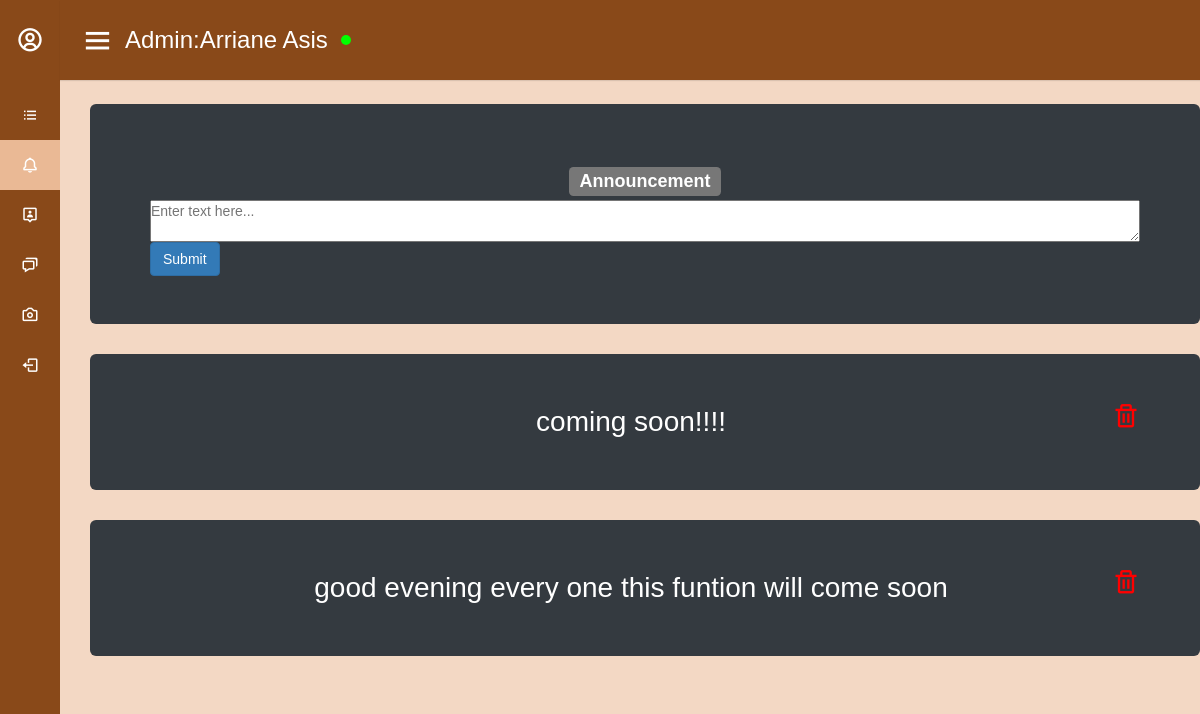
Screenshot of /adminSection/adminWebsite/an.php (signed in) with the database file from the repository.
### tables this page shows
CREATE TABLE `announcement` (
  `an_id` int(255) NOT NULL,
  `an` varchar(255) NOT NULL
);

### adminSection/adminWebsite/an.php (the view, shortened to what this page needs)
<?php include"../../database/connecting_to_DB.php";
?>
<html>
    <head>
    <link rel="stylesheet" href="https://cdn.jsdelivr.net/npm/bootstrap@4.1.3/dist/css/bootstrap.min.css">
    <link rel="stylesheet" href="https://maxcdn.bootstrapcdn.com/bootstrap/3.4.1/css/bootstrap.min.css">
    <link href='https://unpkg.com/boxicons@2.0.7/css/boxicons.min.css' rel='stylesheet'>
    <link rel="stylesheet" type="text/css" href="https://cdn.datatables.net/1.12.0/css/jquery.dataTables.css">
    <link rel="stylesheet" href="../adminCSS/pog.css">
    <link rel="stylesheet" href="../adminCSS/chat.css">
    </head>
    <body class="WebContainer" >
      <div class="sidebar">
    <div class="logo-details">
      <i class=' bx bx-user-circle'></i>
      <span class="logo_name">Menu</span>
    </div>
      <ul class="nav-links">
        <li>
          <a href="display.php" >
            <i class='	bx bx-list-ul' ></i>
            <span class="links_name">Booking</span>
          </a>
        </li>
        <li>
          <a href="an.php" class="active">
            <i class='	bx bx-bell' ></i>
            <span class="links_name">Announcement</span>
          </a>
        </li>
        <li>
          <a href="adminlist.php">
            <i class='	bx bx-user-pin' ></i>
            <span class="links_name">Admin</span>
          </a>
        </li>
        <li>
          <a href="chatList.php" >
            <i class='	bx bx-chat' ></i>
            <span class="links_name">Chat</span>
          </a>
        </li>
        <li>
          <a href="adminGallery.php" >
            <i class='	bx bx-camera' ></i>
            <span class="links_name">Gallery</span>
          </a>
        </li>
        <li>
          <a href="../adminCode/adminLogout.php">
            <i class='	bx bx-log-out' ></i>
            <span class="links_name">Log out</span>
          </a>
        </li>
      </ul>
  </div>
<section class="home-section " >
    <nav>
      <div class="sidebar-button">
        <i class='bx bx-menu sidebarBtn'></i>
         <span class="dashboard">Admin:</span> <?php echo $_SESSION["adminName"];?> &nbsp; <span class="dot"></span>
    </nav>
<div class="container  center  home-content" id="top">
<div class="container  center">
                <div class="jumbotron jumbotron-fluid bg-dark ">
                        <h3> <span class="label label-default">Announcement</span>  </h3>
                        <form method="POST" class="left" action="../adminCode/addan.php">
                            <textarea name="announcement" class="lan text-black" placeholder="Enter text here..."></textarea>
                            <input type="submit" class="btn btn-primary" name="submit">
                        </form>
                    </div>
            </div>
            <?php
$query =" SELECT * FROM announcement ORDER BY an_id DESC LIMIT 1000";
 if ($result = $conn->query($query)) {
     while ($row = $result->fetch_assoc()) {
$an_id = $row["an_id"];
?>
 <div class="container   ">
            <div class="jumbotron jumbotron-fluid bg-dark text-white"> <a href="../adminCode/delan.php?an_id=<?php echo $an_id; ?>"><i class='	bx bx-trash' style="color: red;font-size:2em;float:right;"></i></a>
            <div class="shesh "><?php
              echo $row["an"];
             ?></div>
         </div>
                </div>
                <?php
 }
 }
        ?>
  </div>
  </section>
    </body>
    </html>

### adminSection/adminCSS/pog.css (style rules this page uses)
html { --scrollbarBG: #894919; --thumbBG: #eab995; }
body { scrollbar-width: thin; scrollbar-color: var(--thumbBG) var(--scrollbarBG); font-family:'Open Sans', sans-serif; background-color: #eab995;; background-size: cover; background-repeat: no-repeat; background-attachment: fixed; }
.center { text-align: center; }
.left { text-align: left; }
.lan { width: 100%; }
.shesh { font-size: 2em; }
* { margin: 0; padding: 0; box-sizing: border-box; font-family: 'Poppins', sans-serif; }
.sidebar { position: fixed; height: 100%; width: 240px; background: #894919; transition: all 0.5s ease; }
.sidebar .logo-details { height: 80px; display: flex; align-items: center; }
.sidebar .logo-details i { font-size: 28px; font-weight: 500; color: #fff; min-width: 60px; text-align: center }
.sidebar .logo-details .logo_name { color: #fff; font-size: 24px; font-weight: 500; }
.sidebar .nav-links { margin-top: 10px; }
.sidebar .nav-links li { position: relative; list-style: none; height: 50px; }
.sidebar .nav-links li a { height: 100%; width: 100%; display: flex; align-items: center; text-decoration: none; transition: all 0.4s ease; }
.sidebar .nav-links li a.active { background: #eab995; }
.sidebar .nav-links li i { min-width: 60px; text-align: center; font-size: 18px; color: #fff; }
.sidebar .nav-links li a .links_name { color: #fff; font-size: 15px; font-weight: 400; white-space: nowrap; }
.home-section { position: relative; font-family:'Open Sans', sans-serif; background-color: #f3d8c4; background-size: cover; background-repeat: no-repeat; background-attachment: fixed; min-height: 100vh; width: calc(100% - 240px); left: 240px; transition: all 0.5s ease; }
.home-section nav { display: flex; justify-content: space-between; height: 80px; background: #894919; display: flex; color: white; align-items: center; position: fixed; width: calc(100% - 240px); left: 240px; z-index: 100; padding: 0 20px; box-shadow: 0 1px 1px rgba(0, 0, 0, 0.1); transition: all 0.5s ease; }
.home-section nav .sidebar-button { display: flex; align-items: center; font-size: 24px; font-weight: 500; }
nav .sidebar-button i { font-size: 35px; margin-right: 10px; }
.home-section .home-content { position: relative; padding-top: 104px; }
@media (max-width: 1240px) { .sidebar { width: 60px; } }
@media (max-width: 1240px) { .home-section { width: calc(100% - 60px); left: 60px; } }
@media (max-width: 1240px) { .home-section nav { width: calc(100% - 60px); left: 60px; } }
.dot { height: 10px; width: 10px; background-color: rgb(0, 255, 0); border-radius: 50%; display: inline-block; }
.WebContainer { width:100%; min-width:1000px; height:auto; }

### rows the page displays
announcement: an "coming soon!!!!"
announcement: an "good evening every one this funtion will come soon"

### other values shown
$_SESSION["adminName"] "Arriane Asis"
